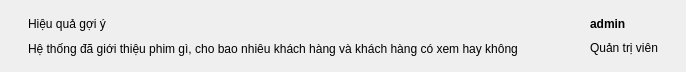
        <widget class="QFrame" name="frameHeader">
         <property name="minimumSize">
          <size>
           <width>0</width>
           <height>72</height>
          </size>
         </property>
         <property name="maximumSize">
          <size>
           <width>16777215</width>
           <height>72</height>
          </size>
         </property>
         <layout class="QHBoxLayout" name="horizontalLayoutHeader">
          <property name="spacing">
           <number>10</number>
          </property>
          <property name="leftMargin">
           <number>28</number>
          </property>
          <property name="topMargin">
           <number>12</number>
          </property>
          <property name="rightMargin">
           <number>28</number>
          </property>
          <property name="bottomMargin">
           <number>12</number>
          </property>
          <item>
           <layout class="QVBoxLayout" name="verticalLayoutPageTitle">
            <property name="spacing">
             <number>2</number>
            </property>
            <property name="leftMargin">
             <number>0</number>
            </property>
            <property name="topMargin">
             <number>0</number>
            </property>
            <property name="rightMargin">
             <number>0</number>
            </property>
            <property name="bottomMargin">
             <number>0</number>
            </property>
            <item>
             <widget class="QLabel" name="labelPageTitle">
              <property name="text">
               <string>Hiệu quả gợi ý</string>
              </property>
              <property name="role" stdset="0">
               <string notr="true">pageTitle</string>
              </property>
             </widget>
            </item>
            <item>
             <widget class="QLabel" name="labelPageSub">
              <property name="text">
               <string>Hệ thống đã giới thiệu phim gì, cho bao nhiêu khách hàng và khách hàng có xem hay không</string>
              </property>
              <property name="role" stdset="0">
               <string notr="true">muted</string>
              </property>
             </widget>
            </item>
           </layout>
          </item>
          <item>
           <spacer name="horizontalSpacer">
            <property name="orientation">
             <enum>Qt::Horizontal</enum>
            </property>
            <property name="sizeHint" stdset="0">
             <size>
              <width>20</width>
              <height>20</height>
             </size>
            </property>
           </spacer>
          </item>
          <item>
           <widget class="QLabel" name="labelAvatar">
            <property name="minimumSize">
             <size>
              <width>32</width>
              <height>32</height>
             </size>
            </property>
            <property name="maximumSize">
             <size>
              <width>32</width>
              <height>32</height>
             </size>
            </property>
            <property name="text">
             <string />
            </property>
            <property name="pixmap">
             <pixmap>../images/ic_avatar_dark.png</pixmap>
            </property>
            <property name="scaledContents">
             <bool>true</bool>
            </property>
           </widget>
          </item>
          <item>
           <layout class="QVBoxLayout" name="verticalLayoutAdmin">
            <property name="spacing">
             <number>0</number>
            </property>
            <property name="leftMargin">
             <number>0</number>
            </property>
            <property name="topMargin">
             <number>0</number>
            </property>
            <property name="rightMargin">
             <number>0</number>
            </property>
            <property name="bottomMargin">
             <number>0</number>
            </property>
            <item>
             <widget class="QLabel" name="labelAdminName">
              <property name="text">
               <string>admin</string>
              </property>
              <property name="styleSheet">
               <string notr="true">font-weight: 700;</string>
              </property>
             </widget>
            </item>
            <item>
             <widget class="QLabel" name="labelAdminRole">
              <property name="text">
               <string>Quản trị viên</string>
              </property>
              <property name="role" stdset="0">
               <string notr="true">muted</string>
              </property>
             </widget>
            </item>
           </layout>
          </item>
         </layout>
        </widget>
